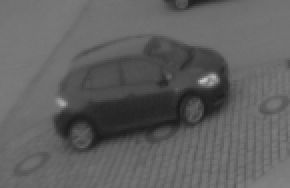
#> input picture images/small2.png, 145 x 94 px (shown 2 times larger)
$ python optical_flow_lukas_kanade.py
#> lines starting #> are read from the running program, lines starting #| are printed output that depends on the picture; after the words box and inside, x2 and y2 are one past the last pixel; in counts of white or black regions, pixels touching at a corner belong together
import numpy as np
import scipy as sp
from scipy.sparse import diags
from PIL import Image
import matplotlib.pyplot as plt
import scipy.signal as sg
import cv2

class LukasKanadeOptFlow():
    def __init__(self, sigma=1, k=0.05, threshold=10e-7):
        self.sigma = sigma
        self.k = k
        self.threshold = threshold

        self.I_x = None
        self.I_y = None
        self.img = None
        self.img_with_corners = None

    def get_x_gradient(self, img):
        # read dimensions
        Ny, Nx = img.shape

        # Create sparse D_x matrix
        D_x = self.D_x_matrix(Nx, Ny)

        # Get I_x gradient
        I_x_vector = D_x @ np.reshape(img, -1)

        I_x = np.reshape(I_x_vector, (Ny, Nx))
        return I_x

    def get_y_gradient(self, img):
        # read dimensions
        Ny, Nx = img.shape

        # Create sparse D_x matrix
        D_y = self.D_y_matrix(Nx, Ny)

        # Get I_x gradient
        I_y_vector = D_y @ np.reshape(img.T, -1)

        I_y_t = np.reshape(I_y_vector, (Nx, Ny))
        I_y = I_y_t.T
        return I_y

    def D_x_matrix(self, n_x, n_y):
        v = np.ones(n_x - 1)
        diagonals = [-v, v]
        d_x_small = diags(diagonals, [-1, 1]).toarray()
        d_x_small[0, 0] = -2
        d_x_small[0, 1] = 2
        d_x_small[-1, -1] = 2
        d_x_small[-1, n_x - 2] = -2

        D_x = sp.sparse.kron(sp.sparse.eye(n_y), d_x_small)

        return 1 / 2 * D_x

    def D_y_matrix(self, n_x, n_y):
        v = np.ones(n_y - 1)
        diagonals = [v, -v]
        d_y_small = diags(diagonals, [-1, 1]).toarray()
        d_y_small[0, 0] = 2
        d_y_small[0, 1] = -2
        d_y_small[-1, -1] = -2
        d_y_small[-1, n_y - 2] = 2

        D_y = sp.sparse.kron(sp.sparse.eye(n_x), d_y_small)

        return 1 / 2 * D_y

    def generate_gaussian_kernel(self, sigma=1, mu=0):
        k = int(2 * 2 * sigma + 1)
        x, y = np.meshgrid(np.linspace(-1, 1, k), np.linspace(-1, 1, k))
        d = np.sqrt(x * x + y * y)
        g = np.exp(-((d - mu) ** 2 / (2.0 * sigma ** 2)))
        return g

    def non_max_surpression(self, A):
        # get elements non zero candidates
        positions = np.argwhere(A != 0)
        A_surpressed = np.zeros_like(A)
        rows, cols = A.shape

        for pos in positions:
            cur_value = A[pos[0], pos[1]]
            if cur_value == 0:
                pass
            else:
                # do not check boundaries == set to zero
                if pos[0] == (rows - 1) or pos[0] == 0:
                    pass
                elif pos[1] == (cols - 1) or pos[1] == 0:
                    pass
                else:
                    if cur_value < A[pos[0] + 1, pos[1]]:
                        pass
                    elif cur_value < A[pos[0] - 1, pos[1]]:
                        pass
                    elif cur_value < A[pos[0], pos[1] + 1]:
                        pass
                    elif cur_value < A[pos[0], pos[1] - 1]:
                        pass
                    else:
                        A_surpressed[pos[0], pos[1]] = cur_value
        return A_surpressed

    def Time_gradient(self, X_1, X_2):
        dX_dt = X_2 - X_1
        #dX_dt = X_1 - X_2
        return dX_dt

    def Compute_q(self, Img_dt, I_x, I_y):
        q_1 = Img_dt * I_x
        q_2 = Img_dt * I_y
        return q_1, q_2

    def apply(self, image_path_1, image_path_2):
        # load  image as type np array grayscale (read only first channel)
#> called with image_path_1 = 'images/small2.png', image_path_2 = 'images/small.png'
        self.img = cv2.imread(image_path_1, 0)
#> self.img is the input picture: shape (94, 145); min 27, max 195, mean 96.3
        self.img_2 = cv2.imread(image_path_2, 0)
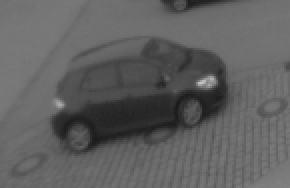
#> input picture images/small.png, 145 x 94 px (shown 2 times larger)
#> self.img_2 is the input picture: shape (94, 145); min 26, max 195, mean 96

        print(self.img.shape)
#| (94, 145)

        # normalize image
        img_normalized = (self.img - np.min(self.img)) / (np.max(self.img) - np.min(self.img))
        img_normalized_2 = (self.img_2 - np.min(self.img_2)) / (np.max(self.img_2) - np.min(self.img_2))

        # get image gradients
        self.I_x = self.get_x_gradient(img_normalized)
#> in get_x_gradient, `I_x_vector = D_x @ np.reshape(img, -1)`: I_x_vector = 13630 values, max 0.286 at index 5899, min -0.268 at index 5618, mean -9.77e-20
#> in get_x_gradient, `I_x = np.reshape(I_x_vector, (Ny, Nx))`:
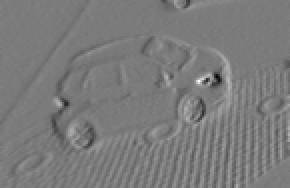
#> I_x: shape (94, 145) float64 (shown 2 times larger); min -0.268, max 0.286, mean -9.77e-20; drawn with min black and max white
        self.I_y = self.get_y_gradient(img_normalized)
#> in get_y_gradient, `I_y_vector = D_y @ np.reshape(img.T, -1)`: I_y_vector = 13630 values, max 0.235 at index 9441, min -0.292 at index 9626, mean -0.000659

        # get gaussian filter
        gaussian = self.generate_gaussian_kernel(sigma=self.sigma)

        # Compute I_x^2, I_y^2 and I_xy
        I_x2 = self.I_x * self.I_x
        I_y2 = self.I_y * self.I_y
        I_xy = self.I_x * self.I_y
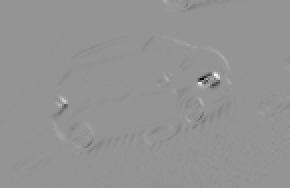
#> I_xy: shape (94, 145) float64 (shown 2 times larger); min -0.0516, max 0.0371, mean -0.000156; drawn with min black and max white

        # convolve with same padding gaussian with I_x2, I_y2 and I_xy to get entries of every tensor
        M_1_1_entries = sg.convolve2d(I_x2, gaussian, 'same', boundary='symm')
        M_2_2_entries = sg.convolve2d(I_y2, gaussian, 'same', boundary='symm')
        M_1_2_entries = sg.convolve2d(I_xy, gaussian, 'same', boundary='symm')

        # Reshape vectors to 1d
        M_1_1_entries_1d = np.reshape(M_1_1_entries, -1)
#> M_1_1_entries_1d = 13630 values, max 0.378 at index 5763, min 2.42e-05 at index 2227, mean 0.00913
        M_2_2_entries_1d = np.reshape(M_2_2_entries, -1)
#> M_2_2_entries_1d = 13630 values, max 0.545 at index 5901, min 2.94e-05 at index 28, mean 0.0112
        M_1_2_entries_1d = np.reshape(M_1_2_entries, -1)
#> M_1_2_entries_1d = 13630 values, max 0.164 at index 5473, min -0.237 at index 5756, mean -0.00246

        # Init C array to store values of determinant
        C_1d = np.zeros_like(M_1_1_entries_1d)
#> C_1d = 13630 values from 0 to 0

        for pixel in range(int(self.I_x.size)):
            M_matrix = np.zeros((2, 2))
            M_matrix[0, 0] = M_1_1_entries_1d[pixel]
            M_matrix[1, 1] = M_2_2_entries_1d[pixel]
            M_matrix[0, 1] = M_1_2_entries_1d[pixel]
            M_matrix[1, 0] = M_1_2_entries_1d[pixel]
            C_1d[pixel] = np.linalg.det(M_matrix) - self.k * np.trace(M_matrix) ** 2
#> after the loop, C_1d = 13630 values, max 0.0882 at index 5900, min -0.00371 at index 5465, mean 0.000188

        # reshape C matrix to 2d
        self.C = np.reshape(C_1d, self.I_x.shape)

        # Apply threshold
        C_thres = self.C.copy()
        C_thres[self.C < self.threshold] = 0

        # Non max surpression

        self.C_surspresed = self.non_max_surpression(C_thres)
#> in non_max_surpression, `positions = np.argwhere(A != 0)`: positions = 6021 pairs, first value 0 to 93, second value 0 to 144
#> the loop in non_max_surpression, `for pos in positions:` made 6021 passes
#> (pos, cur_value) on passes 1 to 3: ([0, 41], 1.36e-06), ([0, 42], 1.98e-06), ([0, 43], 1.82e-06)
        self.C_surspresed[self.C_surspresed != 0] = 255
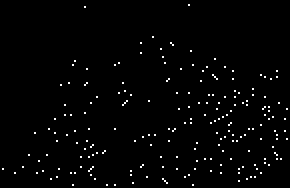
#> self.C_surspresed: shape (94, 145) float64 (shown 2 times larger); 1.6% white in thin lines or dots

        # Show corners on original image
        self.img_with_corners = self.img.copy()
        self.img_with_corners[self.C_surspresed != 0] = 0
#> self.img_with_corners: shape (94, 145); 1.56% of pixels changed, all inside (x1, y1, x2, y2) = (1, 2, 144, 93)

        # Optical flow
        # compute time derivative
        I_dt = self.Time_gradient(img_normalized, img_normalized_2)

        # Compute q1 and q2 as 2d matrixes ( every pixel)
        q_1_nofilter, q_2_nofilter = self.Compute_q(I_dt, self.I_x, self.I_y)
        # convolve with same padding gaussian with q1 and q2
        q_1 = sg.convolve2d(q_1_nofilter, gaussian, 'same', boundary='symm')
        q_2 = sg.convolve2d(q_2_nofilter, gaussian, 'same', boundary='symm')
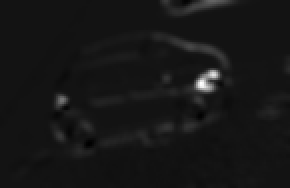
#> q_2: shape (94, 145) float64 (shown 2 times larger); min -0.0372, max 0.454, mean 0.00665; drawn with min black and max white

        flow_positions = np.argwhere(self.C_surspresed != 0)
#> flow_positions = 212 pairs, first value 2 to 92, second value 1 to 143

        self.V_x = np.zeros_like(img_normalized)
        self.V_y = np.zeros_like(img_normalized)

        for pos in flow_positions:
            # M matrix
            M = np.zeros((2, 2))
            M[0, 0] = M_1_1_entries[pos[0], pos[1]]
            M[0, 1] = M_1_2_entries[pos[0], pos[1]]
            M[1, 0] = M_1_2_entries[pos[0], pos[1]]
            M[1, 1] = M_2_2_entries[pos[0], pos[1]]

            # q vector
            q = np.zeros(2)
            q[0] = q_1[pos[0], pos[1]]
            q[1] = q_2[pos[0], pos[1]]

            # velocity vector
            v = np.zeros(2)
            v = np.linalg.solve(M, q)
            self.V_x[pos[0], pos[1]] = v[0]
            self.V_y[pos[0], pos[1]] = v[1]
#> this loop made 212 passes
#> (pos, v) on passes 1 to 3: ([2, 94], [0.864, 0.776]), ([3, 42], [0.613, 0.189]), ([18, 76], [0.832, 0.967])
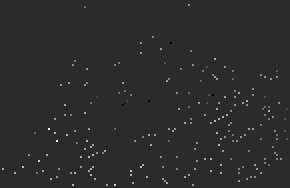
#> self.V_x: shape (94, 145) float64 (shown 2 times larger); min -0.399, max 1.93, mean 0.0137; drawn with min black and max white

    def plot_velocitites(self):
        X, Y = np.meshgrid(np.arange(self.img_2.shape[1]), np.arange(self.img_2.shape[0]))

        fig, ax = plt.subplots(1, 1)
        ax.imshow(self.img)
        ax.quiver(X[self.C_surspresed != 0], Y[self.C_surspresed != 0], self.V_x[self.C_surspresed != 0], self.V_y[self.C_surspresed != 0], color='r')
        plt.show()
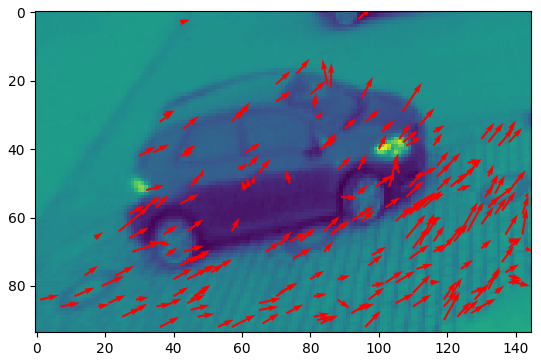
#> figure drawn by matplotlib, 1 panel

if __name__ == "__main__":
    example =  LukasKanadeOptFlow()
    example.apply(image_path_1='images/small2.png', image_path_2='images/small.png')
    example.plot_velocitites()
